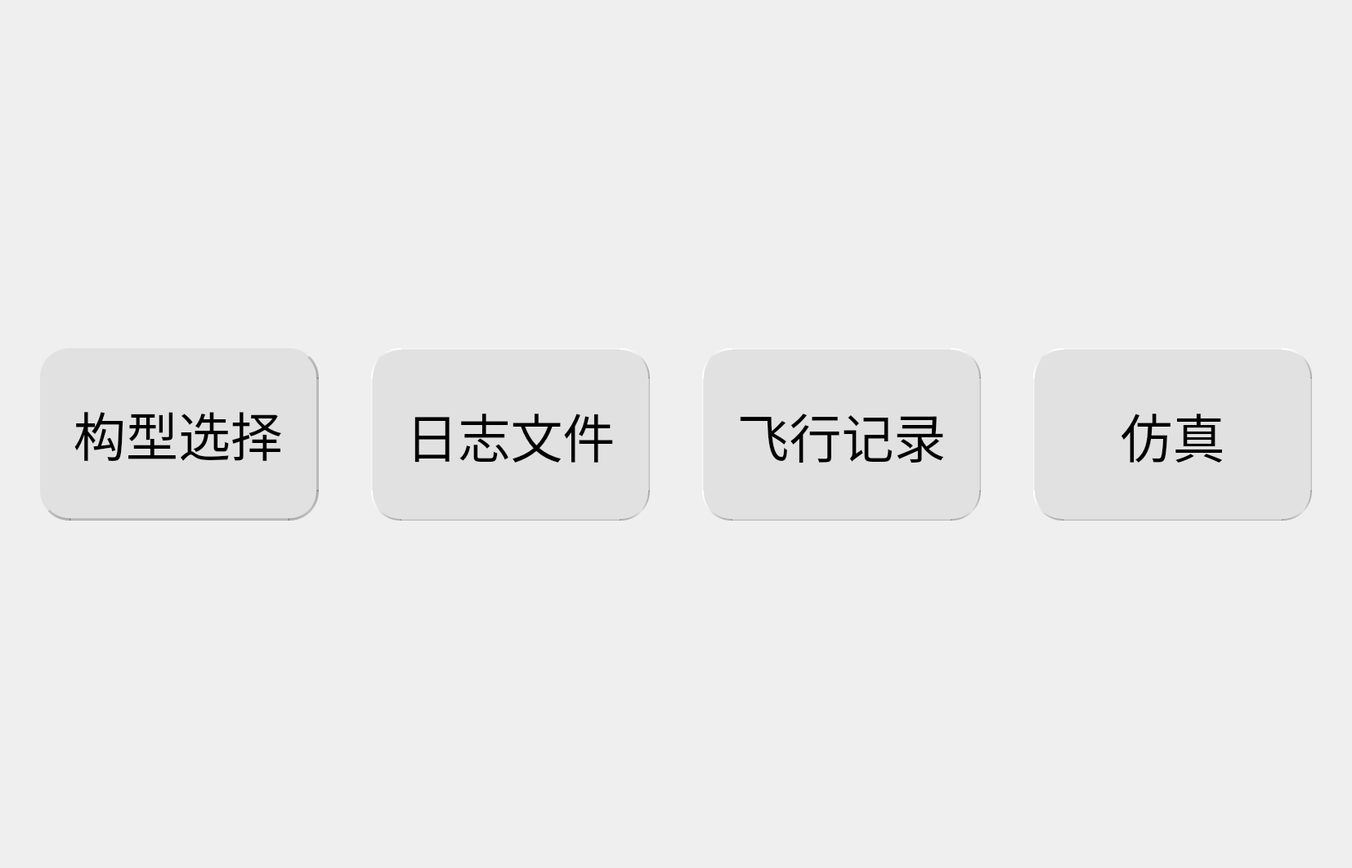
      <widget class="QWidget" name="page">
       <property name="styleSheet">
        <string notr="true">#page{
background-color:qlineargradient(spread:pad, x1:0, y1:0.3, x2:1, y2:0,stop:0.5 #B4CAD0,stop:1 rgba(137, 173, 198, 0))
}</string>
       </property>
       <layout class="QVBoxLayout" name="verticalLayout">
        <property name="leftMargin">
         <number>0</number>
        </property>
        <property name="topMargin">
         <number>0</number>
        </property>
        <property name="rightMargin">
         <number>0</number>
        </property>
        <property name="bottomMargin">
         <number>0</number>
        </property>
        <item>
         <widget class="QWidget" name="widget" native="true">
          <property name="styleSheet">
           <string notr="true">#widget{
background-image:url(://images/logo.png);
background-repeat:no-repeat;
background-position:left center;
}</string>
          </property>
          <layout class="QVBoxLayout" name="verticalLayout_2">
           <property name="leftMargin">
            <number>0</number>
           </property>
           <property name="topMargin">
            <number>0</number>
           </property>
           <property name="rightMargin">
            <number>0</number>
           </property>
           <property name="bottomMargin">
            <number>0</number>
           </property>
           <item>
            <spacer name="verticalSpacer">
             <property name="orientation">
              <enum>Qt::Vertical</enum>
             </property>
             <property name="sizeHint" stdset="0">
              <size>
               <width>20</width>
               <height>417</height>
              </size>
             </property>
            </spacer>
           </item>
           <item>
            <widget class="QWidget" name="widget_2" native="true">
             <layout class="QHBoxLayout" name="horizontalLayout_2">
              <property name="spacing">
               <number>64</number>
              </property>
              <item>
               <spacer name="horizontalSpacer">
                <property name="orientation">
                 <enum>Qt::Horizontal</enum>
                </property>
                <property name="sizeHint" stdset="0">
                 <size>
                  <width>40</width>
                  <height>20</height>
                 </size>
                </property>
               </spacer>
              </item>
              <item>
               <widget class="QPushButton" name="Button_ChooseType">
                <property name="minimumSize">
                 <size>
                  <width>341</width>
                  <height>211</height>
                 </size>
                </property>
                <property name="maximumSize">
                 <size>
                  <width>512</width>
                  <height>390</height>
                 </size>
                </property>
                <property name="styleSheet">
                 <string notr="true">QPushButton{
background-color: rgb(225, 225, 225);
background-repeat:no-repeat;
background-position:center center;

 border-bottom: 3px solid qlineargradient(y0:0, y1:1,stop: 0 rgba(0, 0, 0, 0.25), stop: 1  #C1C3C2);
 border-right: 3px solid qlineargradient(x0:0, x1:1,stop: 0 rgba(0, 0, 0, 0.25), stop: 1  #C1C3C2);
border-radius:36px;
}
QPushButton:hover{background-color:rgb(229, 241, 251); color: black;}
QPushButton:pressed{background-color:rgb(204, 228, 247);border-style: inset;}
QPushButton{
font-family: Microsoft JhengHei UI;
font-style: normal;
font-weight: normal;
font-size: 64px;
line-height: 81px;
display: flex;
align-items: flex-end;
}

</string>
                </property>
                <property name="text">
                 <string>构型选择</string>
                </property>
               </widget>
              </item>
              <item>
               <widget class="QPushButton" name="Button_LogFile">
                <property name="minimumSize">
                 <size>
                  <width>341</width>
                  <height>211</height>
                 </size>
                </property>
                <property name="maximumSize">
                 <size>
                  <width>512</width>
                  <height>390</height>
                 </size>
                </property>
                <property name="styleSheet">
                 <string notr="true">QPushButton{
background-color: rgb(225, 225, 225);
background-repeat:no-repeat;
background-position:center center;

 border-top: 2px solid qlineargradient(y0:0, y1:1,stop: 0 rgb(225, 225, 225),  stop: 1  rgb(255, 255, 255));
 border-left: 2px solid qlineargradient(x0:1, x1:1,stop: 0 rgb(225, 225, 225), stop: 1  rgb(255, 255, 255));
 border-bottom: 2px solid qlineargradient(y0:0, y1:1,stop: 0 rgba(0, 0, 0, 0.25), stop: 1  rgb(225, 225, 225));
 border-right: 2px solid qlineargradient(x0:0, x1:1,stop: 0 rgba(0, 0, 0, 0.25), stop: 1  rgb(225, 225, 225));
border-radius:36px;
}
QPushButton:hover{background-color:rgb(229, 241, 251); color: black;}
QPushButton:pressed{background-color:rgb(204, 228, 247);border-style: inset;}
QPushButton{
font-family: Microsoft JhengHei UI;
font-style: normal;
font-weight: normal;
font-size: 64px;
line-height: 81px;
display: flex;
align-items: flex-end;
}

</string>
                </property>
                <property name="text">
                 <string>日志文件</string>
                </property>
               </widget>
              </item>
              <item>
               <widget class="QPushButton" name="Button_Record">
                <property name="minimumSize">
                 <size>
                  <width>341</width>
                  <height>211</height>
                 </size>
                </property>
                <property name="maximumSize">
                 <size>
                  <width>512</width>
                  <height>390</height>
                 </size>
                </property>
                <property name="styleSheet">
                 <string notr="true">QPushButton{
background-color: rgb(225, 225, 225);
background-repeat:no-repeat;
background-position:center center;

 border-top: 2px solid qlineargradient(y0:0, y1:1,stop: 0 rgb(225, 225, 225),  stop: 1  rgb(255, 255, 255));
 border-left: 2px solid qlineargradient(x0:1, x1:1,stop: 0 rgb(225, 225, 225), stop: 1  rgb(255, 255, 255));
 border-bottom: 2px solid qlineargradient(y0:0, y1:1,stop: 0 rgba(0, 0, 0, 0.25), stop: 1  rgb(225, 225, 225));
 border-right: 2px solid qlineargradient(x0:0, x1:1,stop: 0 rgba(0, 0, 0, 0.25), stop: 1  rgb(225, 225, 225));
border-radius:36px;
}
QPushButton:hover{background-color:rgb(229, 241, 251); color: black;}
QPushButton:pressed{background-color:rgb(204, 228, 247);border-style: inset;}
QPushButton{
font-family: Microsoft JhengHei UI;
font-style: normal;
font-weight: normal;
font-size: 64px;
line-height: 81px;
display: flex;
align-items: flex-end;
}

</string>
                </property>
                <property name="text">
                 <string>飞行记录</string>
                </property>
               </widget>
              </item>
              <item>
               <widget class="QPushButton" name="Button_Simulink">
                <property name="minimumSize">
                 <size>
                  <width>341</width>
                  <height>211</height>
                 </size>
                </property>
                <property name="maximumSize">
                 <size>
                  <width>512</width>
                  <height>390</height>
                 </size>
                </property>
                <property name="styleSheet">
                 <string notr="true">QPushButton{
background-color: rgb(225, 225, 225);
background-repeat:no-repeat;
background-position:center center;

 border-top: 2px solid qlineargradient(y0:0, y1:1,stop: 0 rgb(225, 225, 225),  stop: 1  rgb(255, 255, 255));
 border-left: 2px solid qlineargradient(x0:1, x1:1,stop: 0 rgb(225, 225, 225), stop: 1  rgb(255, 255, 255));
 border-bottom: 2px solid qlineargradient(y0:0, y1:1,stop: 0 rgba(0, 0, 0, 0.25), stop: 1  rgb(225, 225, 225));
 border-right: 2px solid qlineargradient(x0:0, x1:1,stop: 0 rgba(0, 0, 0, 0.25), stop: 1  rgb(225, 225, 225));
border-radius:36px;
}
QPushButton:hover{background-color:rgb(229, 241, 251); color: black;}
QPushButton:pressed{background-color:rgb(204, 228, 247);border-style: inset;}
QPushButton{
font-family: Microsoft JhengHei UI;
font-style: normal;
font-weight: normal;
font-size: 64px;
line-height: 81px;
display: flex;
align-items: flex-end;
}

</string>
                </property>
                <property name="text">
                 <string>仿真</string>
                </property>
               </widget>
              </item>
              <item>
               <spacer name="horizontalSpacer_2">
                <property name="orientation">
                 <enum>Qt::Horizontal</enum>
                </property>
                <property name="sizeHint" stdset="0">
                 <size>
                  <width>40</width>
                  <height>20</height>
                 </size>
                </property>
               </spacer>
              </item>
             </layout>
            </widget>
           </item>
           <item>
            <spacer name="verticalSpacer_2">
             <property name="orientation">
              <enum>Qt::Vertical</enum>
             </property>
             <property name="sizeHint" stdset="0">
              <size>
               <width>20</width>
               <height>416</height>
              </size>
             </property>
            </spacer>
           </item>
          </layout>
         </widget>
        </item>
       </layout>
      </widget>
